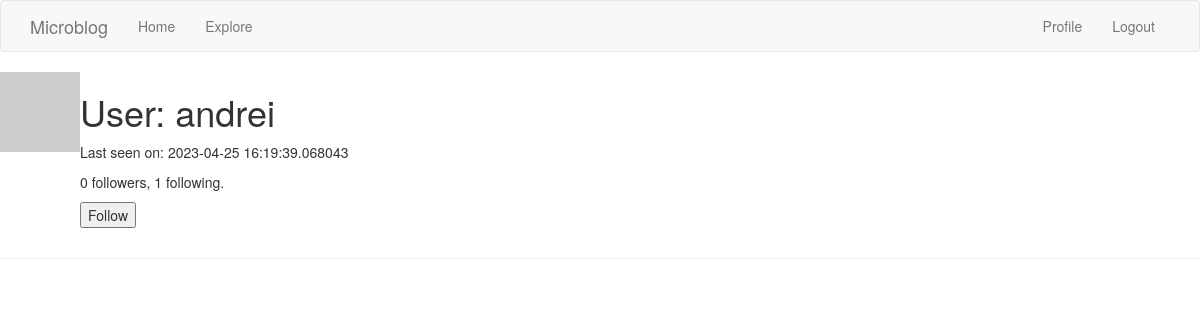
Page /user/andrei (signed in) on the earlier database version.
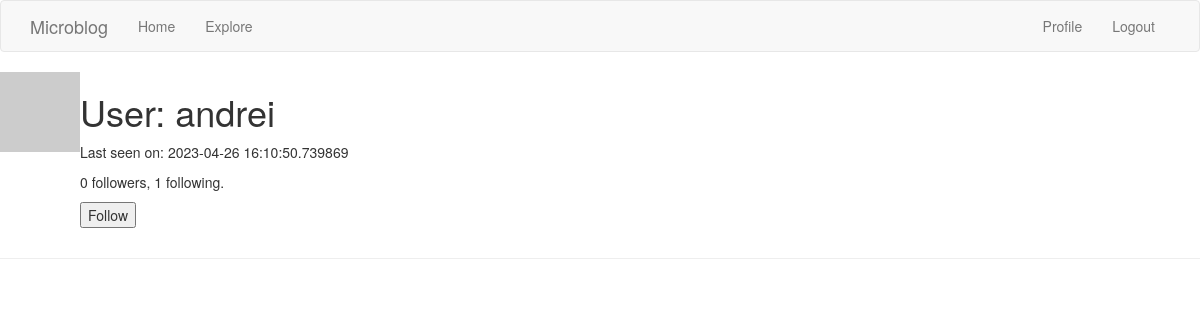
Same page on the later database version.
### app/models.py (models this page shows, shortened)
class User(UserMixin, db.Model):
    id = db.Column(db.Integer, primary_key=True)
    username = db.Column(db.String(64), index=True, unique=True)
    email = db.Column(db.String(128), index=True, unique=True)
    password_hash = db.Column(db.String(128))
    posts = db.relationship('Post', backref='author', lazy='dynamic')
    about_me = db.Column(db.String(256))
    last_seen = db.Column(db.DateTime, default=datetime.utcnow)
    followed = db.relationship(
        'User',
        secondary=followers,
        primaryjoin=(followers.c.follower_id == id),
        secondaryjoin=(followers.c.followed_id == id),
        backref=db.backref('followers', lazy='dynamic'),
        lazy='dynamic'
    )
    def avatar(self, size):
        digest = md5(self.email.lower().encode('utf-8')).hexdigest()
        return f'https://gravatar.com/avatar/{digest}?d=identicon&s={size}'
    def is_following(self, user):
        return self.followed.filter(
            followers.c.followed_id == user.id
        ).count() > 0

### app/routes.py (the view)
@app.route('/user/<username>')
@login_required
def user(username):
    user = User.query.filter_by(username=username).first_or_404()
    page = request.args.get('page', 1, type=int)
    posts = user.posts.order_by(Post.timestamp.desc()).paginate(
        page=page,
        per_page=app.config['POSTS_PER_PAGE'],
        error_out=False
    )
    next_url = url_for('user', username=user.username, page=posts.next_num) \
        if posts.has_next else None
    prev_url = url_for('user', username=user.username, page=posts.prev_num) \
        if posts.has_prev else None
    form = EmptyForm()
    return render_template(
        'user.html',
        user=user,
        posts=posts.items,
        next_url=next_url,
        prev_url=prev_url,
        form=form
        )

### app/forms.py
class EmptyForm(FlaskForm):
    submit = SubmitField('Submit')

### app/models.py (called while the page is built)
@login.user_loader
def load_user(id):
    return User.query.get(int(id))

### app/routes.py (called while the page is built)
@app.before_request
def before_request():
    if current_user.is_authenticated:
        current_user.last_seen = datetime.utcnow()
        db.session.commit()

### app/templates/user.html (shortened to what this page needs)
{% extends "base.html" %}
{% block content %}
    <table>
        <tr valign="top">
            <td><img src="{{ user.avatar(128)}}"></td>
            <td>
                <h1>User: {{ user.username }} </h1>
                {% if user.last_seen %}<p>Last seen on: {{ user.last_seen }}</p>{% endif %}
                <p>{{ user.followers.count() }} followers, {{ user.followed.count() }} following.</p>
                {% if user == current_user %}
                <p><a href="{{ url_for('edit_profile') }}">Edit profile</a></p>
                {% elif not current_user.is_following(user) %}
                <p>
                    <form action="{{ url_for('follow', username=user.username)}}", method="post">
                        {{ form.submit(value='Follow')}}
                    </form>
                </p>
                {% endif %}
            </td>
        </tr>
    </table>
    <hr>
{% endblock %}

Differences in the rows shown:
changed User "andrei": last_seen "2023-04-25 16:19:39.068043" → "2023-04-26 16:10:50.739869"
